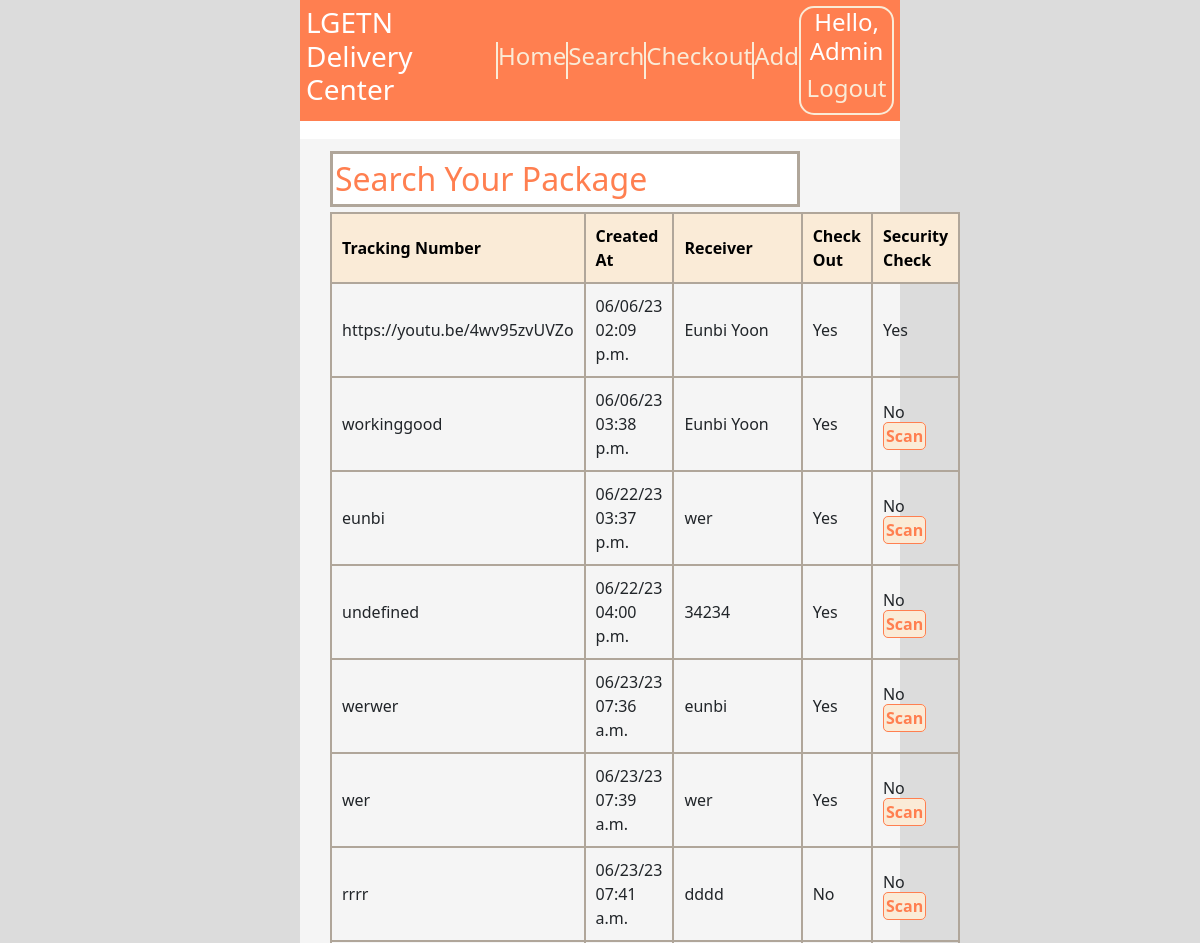
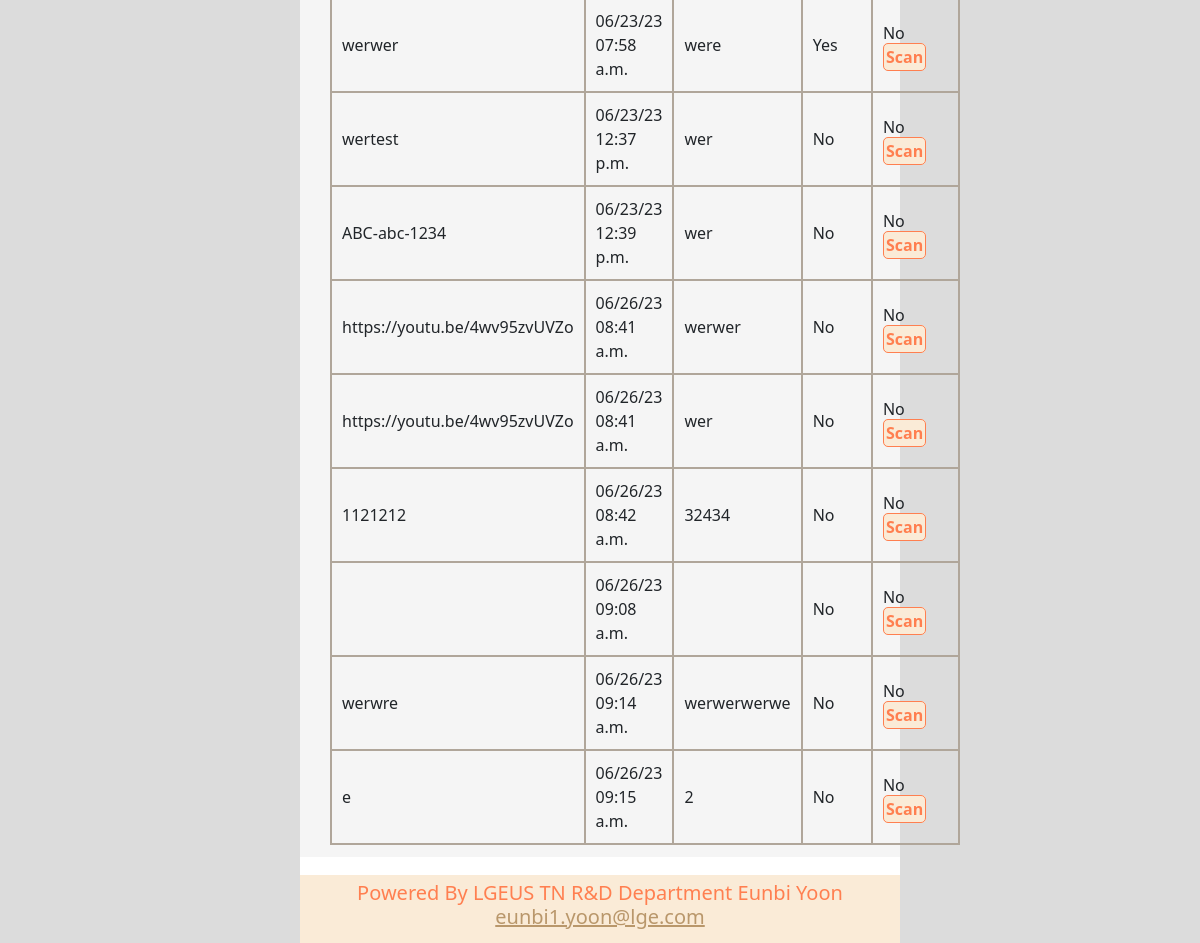
The app's page /search (signed in), older data (2 pictures, top to bottom).
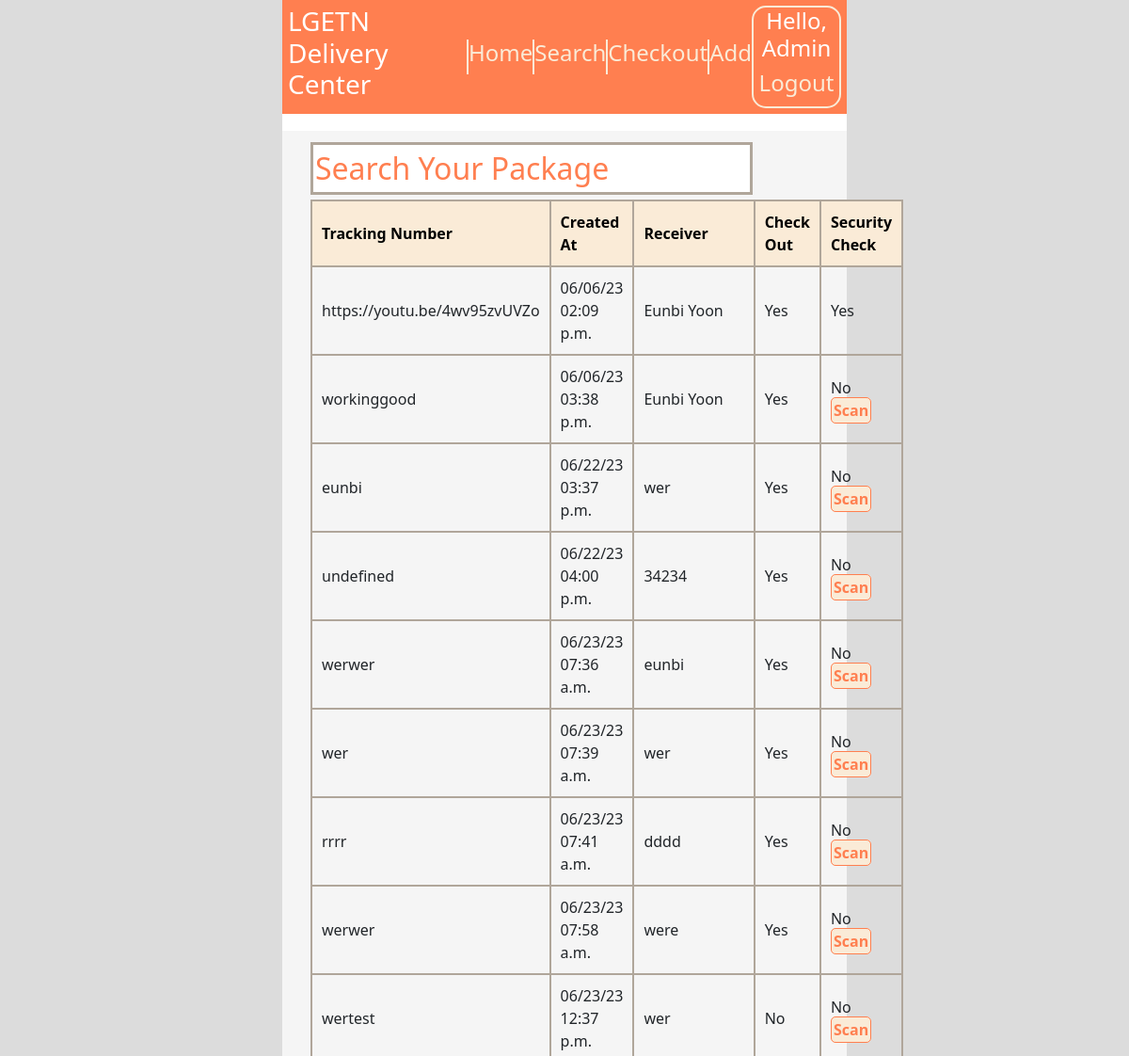
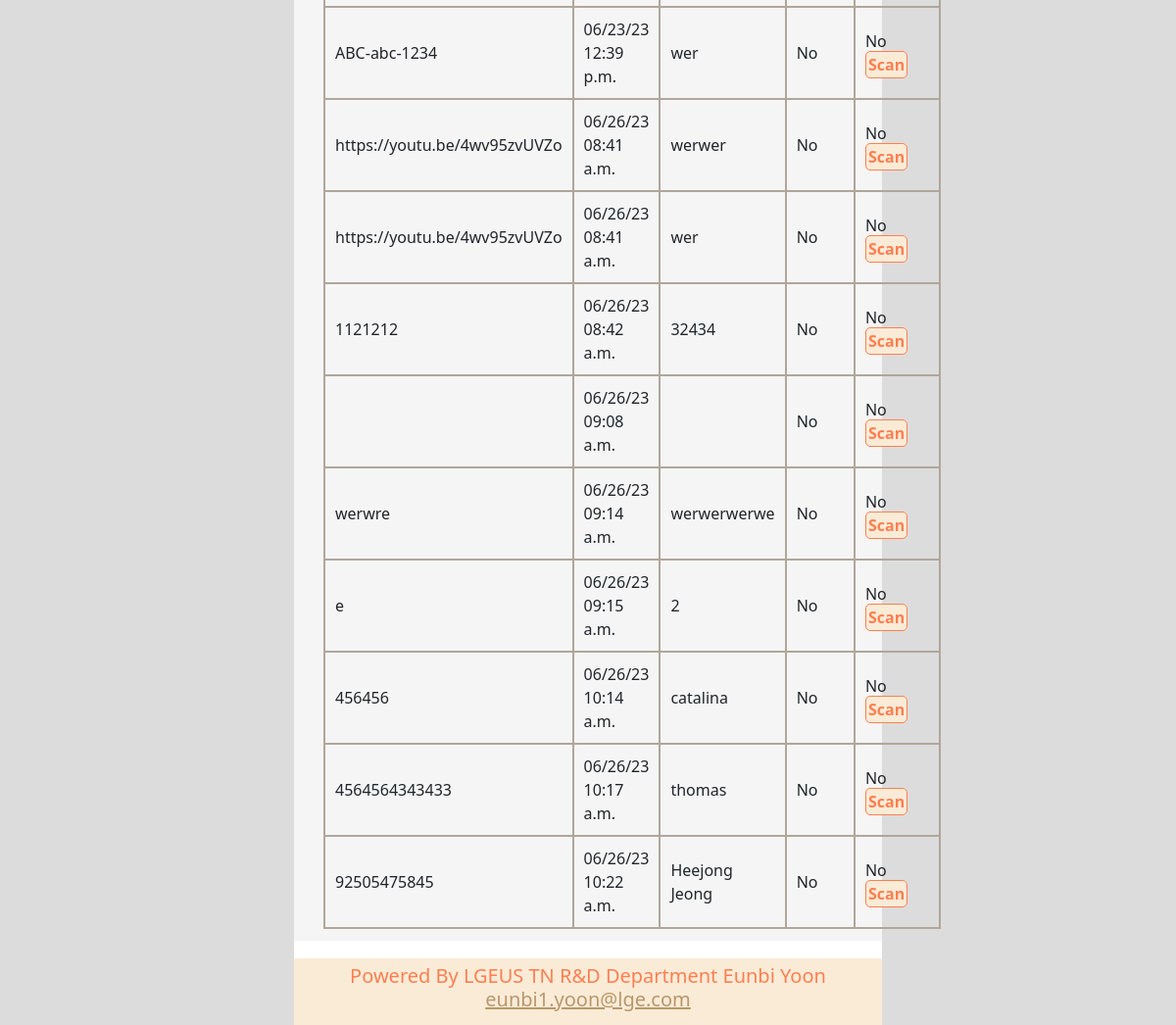
The same page, newer data (2 pictures, top to bottom).
### qrapp/models.py (models this page shows, shortened)
class QRCodeData(models.Model):
    code_data=models.CharField(max_length=255)
    created_at=models.DateTimeField(auto_now_add=True)
    receiver=models.CharField(max_length=255)
    check_out=models.BooleanField(default=False)
    admin_check=models.BooleanField(default=False)
    class Meta:
        verbose_name_plural='QR Scanning Data'

### qrapp/views.py (the view)
# urls.py: path('search',searchView, name='search_url'),
@login_required
def searchView(request):
    item_list=QRCodeData.objects.all()
    username=request.user.username
    context={
        'item_list':item_list,
        'username':username
    }
    return render(request, 'search.html', context)

### qrapp/templates/search.html (shortened to what this page needs)
{% extends 'base.html' %}
{% block container %}
    <div class="search-detail">
        <input type="text" id="filterInput" placeholder="Search Your Package" oninput="filterTable()" required pattern="\S+.*" >
        <table id="myTable">
            <thead>
              <tr>
                <th>Tracking Number</th>
                <th>Created At</th>
                <th>Receiver</th>
                <th>Check Out</th>
                <th>Security Check</th>
              </tr>
            </thead>
            <tbody>
                {% for item in item_list %}
                    <tr>
                        <td>{{ item.code_data }}</td>
                        <td>{{ item.created_at|date:"m/d/y h:i a" }}</td>
                        <td>{{ item.receiver }}</td>
                        {% if item.check_out %}
                            <td>Yes</td>
                        {% else %}
                            <td>
                                No
                            </td>
                        {% endif %}
                        {% if item.admin_check %}
                            <td>Yes</td>
                        {% else %}
                            <td>
                                No
                                {% if user.is_superuser %}
                                    <a href="{% url 'checkout_url' %}">Scan</a>
                                {% endif %}
                            </td>
                        {% endif %}
                    </tr>
                {% endfor %}
            </tbody>
        </table>
    </div>
    {% load static %}
{% endblock %}

### qrapp/templates/base.html (shortened to what this page needs)
<!DOCTYPE html>
<html lang="en">
<head>
    <head>
        {% load static %}
        <link rel="stylesheet" type="text/css" href="{% static 'css/style.css' %}">
        <link href="https://cdn.jsdelivr.net/npm/bootstrap@5.3.0/dist/css/bootstrap.min.css" rel="stylesheet">
    </head>
</head>
<body>
    <div class="base-wrapper">
        <div class="base-top">
            <div class="base-title">
                <h3>LGETN Delivery Center</h3>
            </div>
            <div class="base-menu">
                <a href="{% url 'home_url' %}"><h4>Home</h4></a>
                <a href="{% url 'search_url' %}"><h4>Search</h4></a>
                <a href="{% url 'checkout_url' %}"><h4>Checkout</h4></a>
                <a href="{% url 'add_url' %}"><h4>Add</h4></a>
            </div>
            <div class="base-login">
                {% if user.is_authenticated %}
                    <div class="msg"><h4>Hello, {{user.username}}</h4></div>
                    <div class="lik">
                        <a href="{% url 'logout_url' %}"><h4>Logout</h4></a>
                    </div>
                {% else %}
                    <div class="msg"><h4>Login Here</h4></div>
                    <div class="lik">
                        <a href="{% url 'login_url' %}"><h4>Login</h4></a>
                    </div>
                {% endif %}
            </div>
        </div>
        <div class="base-container">
            {% block container %}
            {% endblock %}
        </div>
        <div class="base-foot">
            <h5>
                Powered By LGEUS TN R&D Department Eunbi Yoon
                <a href = "mailto: eunbi1.yoon@lge.com">eunbi1.yoon@lge.com</a>
            </h5>
        </div>
    </div>
</body>
</html>

### statics/css/style.css (style rules this page uses)
body { font-family:'Nexa', sans-serif; width: 50%; margin: 0 auto !important; background-color:gainsboro !important; }
.base-wrapper { position: relative; background-color: white; }
.base-top { color:white; background-color: coral; display: grid; grid-template-columns: 2fr 3fr 1fr; padding:1%; }
.base-top .base-title { display: flex; align-items: center; }
.base-top .base-menu { display: grid; grid-template-columns:1fr 1fr 1fr 1fr; align-items: center; }
.base-top .base-menu a { text-decoration: none; color:antiquewhite; text-align: center; border-left:2px solid antiquewhite; }
.base-top .base-login { border: 2px solid antiquewhite; border-radius: 15px; text-align: center; }
.base-top .base-login .msg { grid-row:1; text-transform: capitalize; }
.base-top .base-login .lik { grid-row:2; display: grid; }
.base-top .base-login .lik a { text-decoration: none; color:antiquewhite; }
.base-container { background-color: whitesmoke; }
.base-foot { color:coral; background-color: antiquewhite; text-align: center; height: 100%; padding:1%; margin:auto; }
.base-foot a { color:rgb(185, 151, 107); }
.search-detail { width:90%; margin:3% auto; padding:2% 0; }
.search-detail input { margin-bottom:1%; border:3px solid rgb(176, 166, 154); font-size:2rem; color:coral; background-color:white; }
.search-detail input::placeholder { color:coral; }
.search-detail table, .search-detail tr, .search-detail th, .search-detail td { border:2px solid rgb(176, 166, 154); border-collapse: collapse; padding:10px; }
.search-detail table th { background-color: antiquewhite; color:black; }
.search-detail a { background-color: antiquewhite; color:coral; border-radius:5px; padding:2px; border: 1px solid coral; font-weight:600; text-decoration: none; }

Row changes from the older to the newer data that the page shows:
changed QRCodeData "rrrr": check_out "No" → "Yes"
added QRCodeData: code_data "456456", created_at "06/26/23 10:14 a.m.", receiver "catalina", check_out "No", admin_check "No"
added QRCodeData: code_data "4564564343433", created_at "06/26/23 10:17 a.m.", receiver "thomas", check_out "No", admin_check "No"
added QRCodeData: code_data "92505475845", created_at "06/26/23 10:22 a.m.", receiver "Heejong Jeong", check_out "No", admin_check "No"
